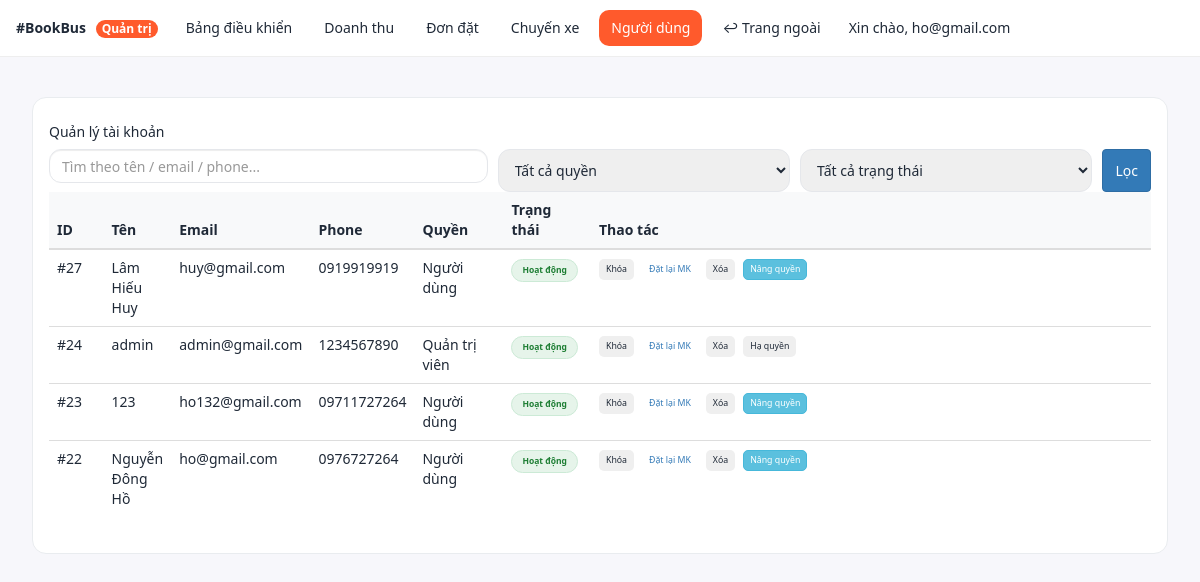
Screenshot of /admin/users.php (signed in) with the database file from the repository.
### tables this page shows
CREATE TABLE daily_dangky (
  id INTEGER PRIMARY KEY AUTOINCREMENT,
  name TEXT NOT NULL,
  email TEXT NOT NULL UNIQUE,
  phone TEXT,
  password TEXT NOT NULL,
  created_at TEXT DEFAULT (datetime('now', 'localtime'))
, role INTEGER NOT NULL DEFAULT 0, status INTEGER NOT NULL DEFAULT 1, deleted_at TEXT NULL);

### admin/users.php (the view, shortened to what this page needs)
<?php
require_once __DIR__ . "/_layout_top.php";
require_once __DIR__ . "/../libs/db.php";
$keyword = trim($_GET['q'] ?? '');
$params = [];
$sql = "
  SELECT id, name, email, phone,
         COALESCE(role,0)   AS role,
         COALESCE(status,1) AS status,
         deleted_at
  FROM daily_dangky
";
$sql .= " ORDER BY id DESC";
$stmt = $pdo->prepare($sql);
$stmt->execute($params);
$rows = $stmt->fetchAll(PDO::FETCH_ASSOC);
?>
<div class="users-page">
  <div class="users-card">
    <div class="body">
      <h5 class="mb-3">Quản lý tài khoản</h5>
      <form class="filter-grid mb-3" method="get">
        <input type="text" class="form-control" name="q" value="<?= htmlspecialchars($keyword) ?>" placeholder="Tìm theo tên / email / phone...">
        <select name="role" class="form-select">
          <option value="">Tất cả quyền</option>
        </select>
        <select name="status" class="form-select">
          <option value="">Tất cả trạng thái</option>
        </select>
        <button class="btn btn-primary">Lọc</button>
      </form>
      <div class="table-responsive">
        <table class="table align-middle">
          <thead>
            <tr>
              <th style="width:80px">ID</th>
              <th>Tên</th>
              <th>Email</th>
              <th>Phone</th>
              <th style="width:140px">Quyền</th>
              <th style="width:140px">Trạng thái</th>
              <th style="min-width:560px">Thao tác</th>
            </tr>
          </thead>
          <tbody>
          <?php if (empty($rows)): ?>
            <tr>
              <td colspan="7" class="text-center text-muted py-5">
                Không có dữ liệu phù hợp.
              </td>
            </tr>
          <?php else: ?>
            <?php foreach ($rows as $u): ?>
            <tr>
              <td>#<?= $u['id'] ?></td>
              <td><?= htmlspecialchars($u['name'] ?? '') ?></td>
              <td><?= htmlspecialchars($u['email'] ?? '') ?></td>
              <td><?= htmlspecialchars($u['phone'] ?? '') ?></td>
              <td><?= (int)$u['role']===1 ? 'Quản trị viên' : 'Người dùng' ?></td>
              <td>
                <?php if (!empty($u['deleted_at'])): ?>
                  <span class="badge-round badge-muted">Đã xoá</span>
                <?php else: ?>
                  <?php if ((int)$u['status']===1): ?>
                    <span class="badge-round badge-green">Hoạt động</span>
                  <?php else: ?>
                    <span class="badge-round badge-red">Ngưng hoạt động</span>
                  <?php endif; ?>
                <?php endif; ?>
              </td>
              <td>
                <div class="actions">
                  <?php if (empty($u['deleted_at'])): ?>
                    <form method="post" action="users_action.php" class="m-0 needs-confirm"
                          data-confirm="Xác nhận <?= ((int)$u['status']===1?'KHÓA':'MỞ KHÓA') ?> tài khoản này?">
                      <button class="btn <?= (int)$u['status']===1 ? 'btn-outline-warning' : 'btn-outline-success' ?>">
                        <?= (int)$u['status']===1?'Khóa':'Mở khóa' ?>
                      </button>
                    </form>
                    <a class="btn btn-outline-primary" href="users_reset.php?id=<?=$u['id']?>">
                      Đặt lại MK
                    </a>
                    <form method="post" action="users_action.php" class="m-0 needs-confirm"
                          data-confirm="Xác nhận XOÁ tài khoản này (xoá mềm)?">
                      <button class="btn btn-outline-danger">
                        Xóa
                      </button>
                    </form>
                  <?php endif; ?>
                  <?php if ((int)$u['role']===0): ?>
                    <form method="post" action="users_action.php" class="m-0 needs-confirm"
                          data-confirm="Nâng quyền quản trị cho tài khoản này?">
                      <button class="btn btn-info text-white">
                        Nâng quyền
                      </button>
                    </form>
                  <?php else: ?>
                    <form method="post" action="users_action.php" class="m-0 needs-confirm"
                          data-confirm="Hạ quyền xuống người dùng thường?">
                      <button class="btn btn-secondary">
                        Hạ quyền
                      </button>
                    </form>
                  <?php endif; ?>
                </div>
              </td>
            </tr>
            <?php endforeach; ?>
          <?php endif; ?>
          </tbody>
        </table>
      </div>
    </div>
  </div>
</div>
<?php require_once __DIR__ . "/_layout_bottom.php"; ?>

### admin/assets/admin.css (style rules this page uses)
:root { --brand:#ff5a2c;--brand-ink:#1f2937;--muted:#6b7280;--bg:#f7f7fb;--card:#fff;--ring:rgba(255,90,44,.35) }
.admin-body { background:var(--bg);color:var(--brand-ink);font-family:system-ui,-apple-system,Segoe UI,Roboto,Helvetica,Arial,sans-serif }
.form-control,.form-select { border-radius:12px;border:1px solid #e5e7eb;padding:10px 12px }

### admin/users.php (style rules this page uses)
.users-page { padding:16px }
.users-card { border:1px solid #e9ecef;border-radius:14px;background:#fff }
.users-card .body { padding:16px }
.filter-grid { display:grid;grid-template-columns:1.2fr .8fr .8fr auto;gap:10px }
.table thead th { background:#f8f9fa;font-weight:600 }
.badge-round { display:inline-block;padding:4px 10px;border-radius:999px;font-size:.85rem;font-weight:600 }
.badge-green { color:#1e7e34;background:#e6f4ea;border:1px solid #ccead6 }
.actions { display:flex;gap:8px;flex-wrap:wrap;align-items:center }
.actions .btn { padding:.35rem .6rem;border-radius:.5rem;font-size:.875rem }

### rows the page displays
daily_dangky: id "27", name "Lâm Hiếu Huy", email "huy@gmail.com", phone "0919919919", shows "Người dùng", shows "Hoạt động"
daily_dangky: id "24", name "admin", email "admin@gmail.com", phone "1234567890", shows "Quản trị viên", shows "Hoạt động"
daily_dangky: id "23", name "123", email "ho132@gmail.com", phone "09711727264", shows "Người dùng", shows "Hoạt động"
daily_dangky: id "22", name "Nguyễn Đông Hồ", email "ho@gmail.com", phone "0976727264", shows "Người dùng", shows "Hoạt động"

### other values shown
$_SESSION['user']['username'] "ho@gmail.com"
